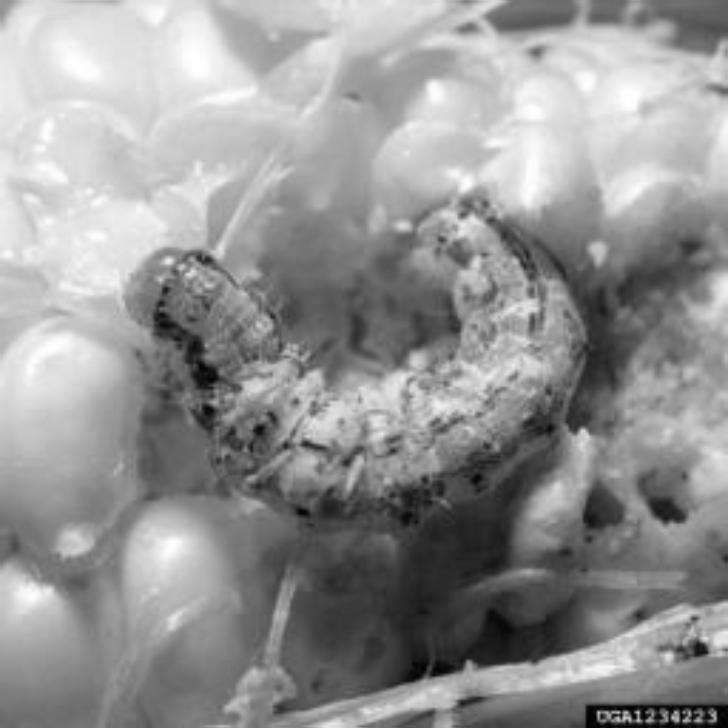
#> input picture banco_imagens/hz_1234223-PPT.jpg, 728 x 728 px; its folder holds 4 pictures in this run
$ python 7_escolher_melhor_filtro_para_ruido_gaussiano.py
#> lines starting #> are read from the running program, lines starting #| are printed output that depends on the picture; pictures that were not available may be replaced by others from this repository, and a replacement may not be noted
from builtins import print

import numpy as np
from numpy import fft as fp
from skimage import img_as_float, img_as_ubyte
from skimage.io import imread, imsave
from skimage.metrics import peak_signal_noise_ratio as psnr
from skimage.metrics import mean_squared_error as mse
from skimage.util import random_noise
from scipy import fftpack
import os
import shutil
import random
from matplotlib import pylab
import codecs

# [31 lines left out: functions filtro_passa_alta, filtro_passa_baixa, salvar_arquivo, not called in this run]

def calcular_mse(img1, img2):
    return round(mse(img1, img2), 2)


def calcular_psnr(img1, img2):
    return round(psnr(img1, img2), 2)

def processar_filtros(imagem_original, imagem_filtrada):
    lista_psnr = []
    lista_mse = []
    l, c = imagem_original.shape
#> l = 728; c = 728
    q1_original = imagem_original[:int(l / 2), :int(c / 2)]  # QUADRANTE 1
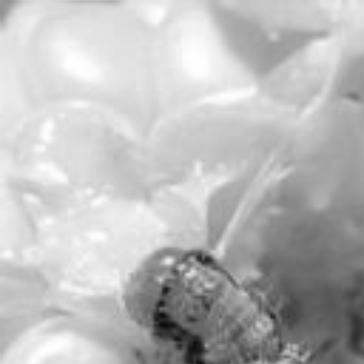
#> q1_original: shape (364, 364) float64; min 0.0353, max 1, mean 0.733
    q2_original = imagem_original[:int(l / 2), int(c / 2):]  # QUADRANTE 2
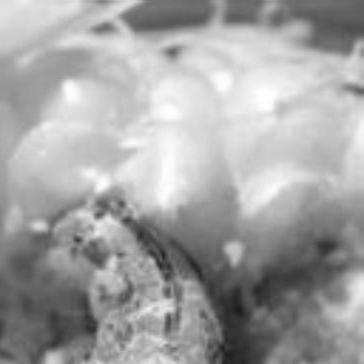
#> q2_original: shape (364, 364) float64; min 0.114, max 1, mean 0.639
    q3_original = imagem_original[int(l / 2):, int(c / 2):]  # QUADRANTE 3
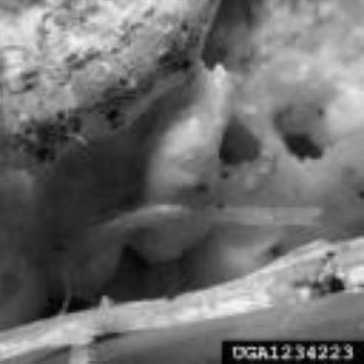
#> q3_original: shape (364, 364) float64; min 0, max 0.961, mean 0.434
    q4_original = imagem_original[int(l / 2):, :int(c / 2)]  # QUADRANTE 4
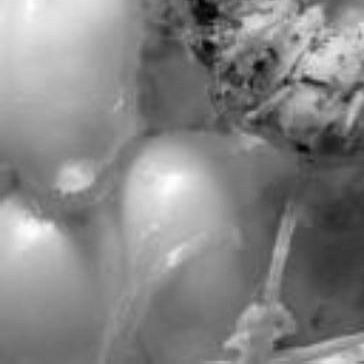
#> q4_original: shape (364, 364) float64; min 0, max 1, mean 0.521

    q1_filtro = imagem_filtrada[:int(l / 2), :int(c / 2)]  # QUADRANTE 1
    q2_fitlro = imagem_filtrada[:int(l / 2), int(c / 2):]  # QUADRANTE 2
    q3_filtro = imagem_filtrada[int(l / 2):, int(c / 2):]  # QUADRANTE 3
    q4_filtro = imagem_filtrada[int(l / 2):, :int(c / 2)]  # QUADRANTE 4


    lista_psnr.append(calcular_psnr(q1_original, q1_filtro))
    lista_psnr.append(calcular_psnr(q2_original, q2_fitlro))
    lista_psnr.append(calcular_psnr(q3_original, q3_filtro))
    lista_psnr.append(calcular_psnr(q4_original, q4_filtro))

    lista_mse.append(calcular_mse(q1_original, q1_filtro))
    lista_mse.append(calcular_mse(q2_original, q2_fitlro))
    lista_mse.append(calcular_mse(q3_original, q3_filtro))
    lista_mse.append(calcular_mse(q4_original, q4_filtro))
    return lista_psnr, lista_mse

# [64 lines left out: functions selecionar_maiores_valores, processar_quadrante, escolher_melhor_filtro, not called in this run]


caminho_banco_imagem = './banco_imagens/'
caminho_filtro_passa_alta = './imagens_filtro_passa_alta/ruido_gaussiano/'
caminho_filtro_passa_baixa = './imagens_filtro_passa_baixa/ruido_gaussiano/'
caminho_imagens_ruido = './imagens_ruido_gaussiano/'

lista_psnr_passa_alta = []
lista_psnr_passa_baixa = []
lista_mse_passa_alta = []
lista_mse_passa_baixa= []


nome_arquivo_passa_alta = 'porcentagem_corte_passa_alta.txt'
nome_arquivo_passa_baixa = 'porcentagem_corte_passa_baixa.txt'
cabecalho_arquivo = 'Imagem;Q1;Q2;Q3;Q4;\n'
linha_arquivo_passa_alta = ''
linha_arquivo_passa_baixa = ''
caminho_resultado_metodo = './resultado_metodo/ruido_gaussiano/'
caminho_resultado_metodo_pa = './resultado_metodo/ruido_gaussiano/imagens_passa_alta/'
caminho_resultado_metodo_pb = './resultado_metodo/ruido_gaussiano/imagens_passa_baixa/'
caminho_resultado_metodo_imagens_finais = './resultado_metodo/ruido_gaussiano/imagens_finais/'

shutil.rmtree(caminho_resultado_metodo, ignore_errors=True)
os.mkdir(caminho_resultado_metodo)
os.mkdir(caminho_resultado_metodo_pa)
os.mkdir(caminho_resultado_metodo_pb)
os.mkdir(caminho_resultado_metodo_imagens_finais)


lista_nome_imagem = os.listdir(caminho_banco_imagem)
total_imagens = len(lista_nome_imagem)
aux_total_imagens = 1
for nome_imagem in lista_nome_imagem:
    print('Processando ' + str(aux_total_imagens) + ' de ' + str(total_imagens) + ' imagens.')
    aux_total_imagens += 1
    linha_arquivo_passa_alta += nome_imagem + ';'
    linha_arquivo_passa_baixa += nome_imagem + ';'
    #print('Analisando imagem: ' + nome_imagem)
    imagem_original = img_as_float(imread(caminho_banco_imagem + nome_imagem, as_gray=True))
    imagem_ruido = img_as_float(imread(caminho_imagens_ruido + nome_imagem, as_gray=True))


    lista_corte_passa_alta = os.listdir(caminho_filtro_passa_alta)
    for corte_passa_alta in lista_corte_passa_alta:
        #print('corte_passa_alta: ' + str(corte_passa_alta))
        imagem_passa_alta = img_as_float(imread(caminho_filtro_passa_alta + '/' + corte_passa_alta + '/' + nome_imagem, as_gray=True))

        valores_psnr, valores_mse = processar_filtros(imagem_original, imagem_passa_alta)
#> valores_psnr = [inf, inf, inf, inf]; valores_mse = [0, 0, 0, 0]
#> (the run stopped early here; a loop or call above may not have finished)
